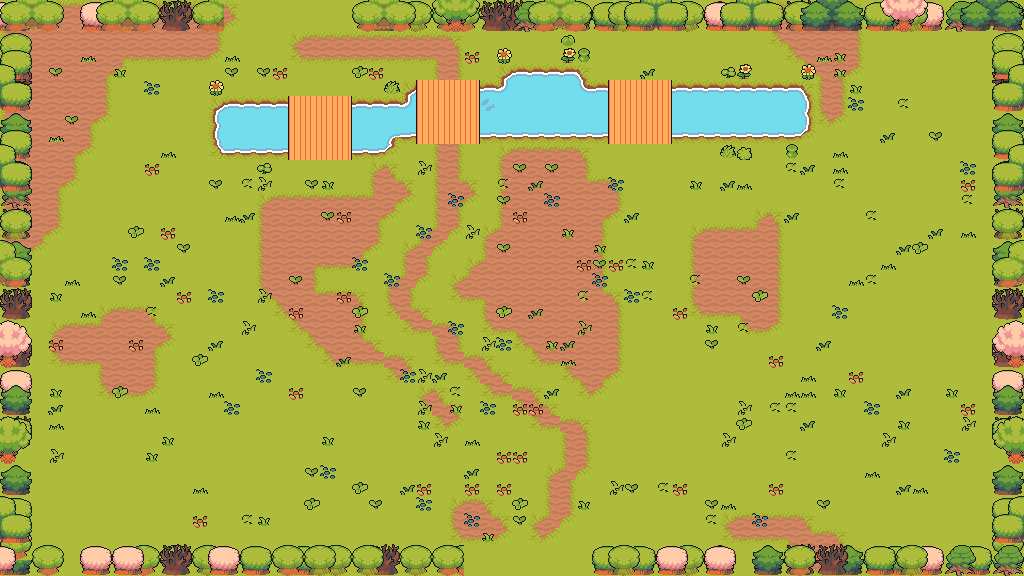

Tiled map render using the project's own tile images. Description and the map definition, with tile-layer contents summarised, below:
An orthogonal 64x36 tile map with 16x16 px tiles, 9 tile layers (floor, ground, path, water, ...), 5 tilesets and 44 objects (19x prop, 16x obstacle, 6x spawn, 2x door, playerStart).

<map version="1.10" tiledversion="1.11.0" orientation="orthogonal" renderorder="right-down" width="64" height="36" tilewidth="16" tileheight="16" infinite="0" nextlayerid="11" nextobjectid="45">
 <properties>
    <property name="chapter" type="int" value="2" />
    <property name="room" type="int" value="6" />
    <property name="isBossRoom" type="bool" value="false" />
 </properties>
 <tileset firstgid="1" source="field.tsx" />
 <tileset firstgid="76" source="water.tsx" />
 <tileset firstgid="552" source="nature.tsx" />
 <tileset firstgid="1056" source="floordetail.tsx" />
 <tileset firstgid="1136" source="tilefloor.tsx" />
 <layer id="1" name="floor" width="64" height="36">
  <data>[2304 cells, 2304 non-empty, 1 distinct tile ids]</data>
 </layer>
 <layer id="2" name="ground" width="64" height="36">
  <data>[2304 cells, 478 non-empty, 13 distinct tile ids]</data>
 </layer>
 <layer id="3" name="path" width="64" height="36">
  <data>[2304 cells, 100 non-empty, 12 distinct tile ids]</data>
 </layer>
 <layer id="4" name="water" width="64" height="36">
  <data>[2304 cells, 158 non-empty, 13 distinct tile ids]</data>
 </layer>
 <layer id="5" name="bridge" width="64" height="36">
  <data>[2304 cells, 48 non-empty, 3 distinct tile ids]</data>
 </layer>
 <layer id="6" name="decor" width="64" height="36">
  <data>[2304 cells, 221 non-empty, 17 distinct tile ids]</data>
 </layer>
 <layer id="7" name="border-back" width="64" height="36">
  <data>[2304 cells, 282 non-empty, 24 distinct tile ids]</data>
 </layer>
 <layer id="8" name="border-mid" width="64" height="36">
  <data>[2304 cells, 266 non-empty, 28 distinct tile ids]</data>
 </layer>
 <layer id="9" name="border-front" width="64" height="36">
  <data>[2304 cells, 152 non-empty, 50 distinct tile ids]</data>
 </layer>
 <objectgroup id="10" name="objects">
  <object id="1" name="playerStart" x="528" y="272"><point /></object>
  <object id="2" name="spawn" x="448" y="160">
   <properties>
    <property name="role" value="chaser" />
    <property name="wave" type="int" value="1" />
    <property name="elite" type="bool" value="false" />
   </properties>
  <point /></object>
  <object id="3" name="spawn" x="656" y="208">
   <properties>
    <property name="role" value="tank" />
    <property name="wave" type="int" value="1" />
    <property name="elite" type="bool" value="false" />
   </properties>
  <point /></object>
  <object id="4" name="spawn" x="640" y="328">
   <properties>
    <property name="role" value="chaser" />
    <property name="wave" type="int" value="2" />
    <property name="elite" type="bool" value="false" />
   </properties>
  <point /></object>
  <object id="5" name="spawn" x="376" y="336">
   <properties>
    <property name="role" value="caster" />
    <property name="wave" type="int" value="2" />
    <property name="elite" type="bool" value="false" />
   </properties>
  <point /></object>
  <object id="6" name="spawn" x="384" y="240">
   <properties>
    <property name="role" value="chaser" />
    <property name="wave" type="int" value="3" />
    <property name="elite" type="bool" value="false" />
   </properties>
  <point /></object>
  <object id="7" name="spawn" x="648" y="144">
   <properties>
    <property name="role" value="caster" />
    <property name="wave" type="int" value="3" />
    <property name="elite" type="bool" value="false" />
   </properties>
  <point /></object>
  <object id="8" name="door" x="528" y="568"><point /></object>
  <object id="9" name="door" x="296" y="8"><point /></object>
  <object id="10" name="obstacle" x="0" y="544" width="464" height="32">
   <properties>
    <property name="kind" value="edge" />
   </properties>
  </object>
  <object id="11" name="obstacle" x="592" y="544" width="432" height="32">
   <properties>
    <property name="kind" value="edge" />
   </properties>
  </object>
  <object id="12" name="obstacle" x="0" y="0" width="224" height="32">
   <properties>
    <property name="kind" value="edge" />
   </properties>
  </object>
  <object id="13" name="obstacle" x="352" y="0" width="672" height="32">
   <properties>
    <property name="kind" value="edge" />
   </properties>
  </object>
  <object id="14" name="obstacle" x="0" y="32" width="32" height="512">
   <properties>
    <property name="kind" value="edge" />
   </properties>
  </object>
  <object id="15" name="obstacle" x="992" y="32" width="32" height="512">
   <properties>
    <property name="kind" value="edge" />
   </properties>
  </object>
  <object id="16" name="obstacle" x="528" y="32" width="32" height="112">
   <properties>
    <property name="kind" value="pit" />
   </properties>
  </object>
  <object id="17" name="obstacle" x="496" y="64" width="32" height="80">
   <properties>
    <property name="kind" value="pit" />
   </properties>
  </object>
  <object id="18" name="obstacle" x="560" y="64" width="32" height="80">
   <properties>
    <property name="kind" value="pit" />
   </properties>
  </object>
  <object id="19" name="obstacle" x="400" y="80" width="16" height="64">
   <properties>
    <property name="kind" value="pit" />
   </properties>
  </object>
  <object id="20" name="obstacle" x="480" y="80" width="16" height="64">
   <properties>
    <property name="kind" value="pit" />
   </properties>
  </object>
  <object id="21" name="obstacle" x="592" y="80" width="16" height="64">
   <properties>
    <property name="kind" value="pit" />
   </properties>
  </object>
  <object id="22" name="obstacle" x="672" y="80" width="144" height="64">
   <properties>
    <property name="kind" value="pit" />
   </properties>
  </object>
  <object id="23" name="obstacle" x="208" y="96" width="80" height="64">
   <properties>
    <property name="kind" value="pit" />
   </properties>
  </object>
  <object id="24" name="obstacle" x="352" y="96" width="48" height="64">
   <properties>
    <property name="kind" value="pit" />
   </properties>
  </object>
  <object id="25" name="obstacle" x="208" y="432" width="48" height="16">
   <properties>
    <property name="kind" value="wall" />
   </properties>
  </object>
  <object id="26" name="prop" x="79" y="200" width="16" height="32">
   <properties>
    <property name="key" value="totem" />
   </properties>
  </object>
  <object id="27" name="prop" x="112" y="144" width="16" height="16">
   <properties>
    <property name="key" value="bush-light" />
   </properties>
  </object>
  <object id="28" name="prop" x="112" y="96" width="16" height="16">
   <properties>
    <property name="key" value="flower-clover" />
   </properties>
  </object>
  <object id="29" name="prop" x="224" y="256" width="16" height="16">
   <properties>
    <property name="key" value="bush-green" />
   </properties>
  </object>
  <object id="30" name="prop" x="192" y="128" width="16" height="16">
   <properties>
    <property name="key" value="bush-light" />
   </properties>
  </object>
  <object id="31" name="prop" x="912" y="168" width="16" height="16">
   <properties>
    <property name="key" value="crate" />
   </properties>
  </object>
  <object id="32" name="prop" x="768" y="256" width="16" height="16">
   <properties>
    <property name="key" value="flower-clover" />
   </properties>
  </object>
  <object id="33" name="prop" x="944" y="96" width="16" height="16">
   <properties>
    <property name="key" value="flower-red" />
   </properties>
  </object>
  <object id="34" name="prop" x="688" y="240" width="16" height="16">
   <properties>
    <property name="key" value="bush-green" />
   </properties>
  </object>
  <object id="35" name="prop" x="80" y="460" width="48" height="48">
   <properties>
    <property name="key" value="tree-big-orange" />
   </properties>
  </object>
  </objectgroup>
</map>
<!-- 9 of 44 objects omitted -->
